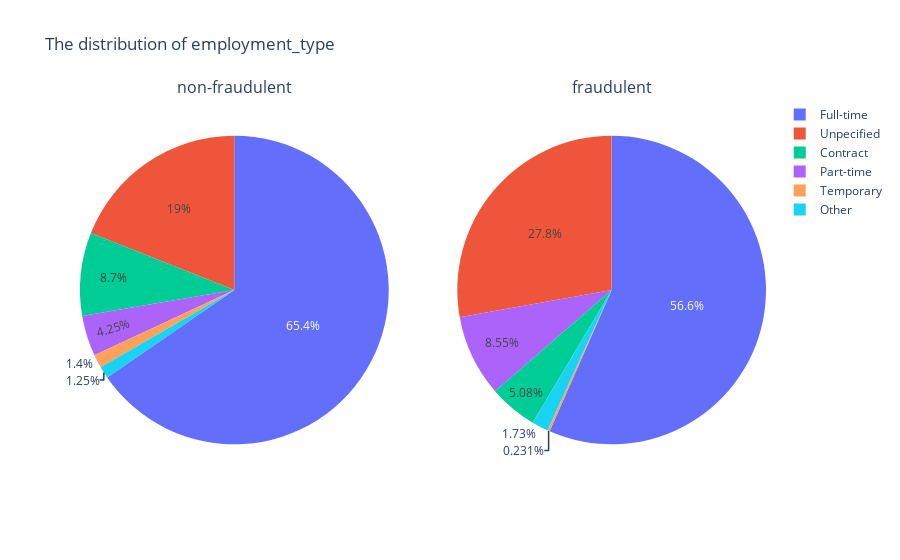

Source (notebook cell):
### Code cell
plot_cat_feature_distribution('employment_type')

### Figure 1 — Plotly figure (JSON) as saved in the notebook; plotly's stock layout.template omitted (floating-point values rounded to 4 significant figures)
{"data": [{"domain": {"x": [0, 0.45], "y": [0, 1]}, "labels": ["Full-time", "Unpecified", "Contract", "Part-time", "Temporary", "Other"], "type": "pie", "values": [11130, 3230, 1480, 723, 239, 212]}, {"domain": {"x": [0.55, 1], "y": [0, 1]}, "labels": ["Full-time", "Unpecified", "Part-time", "Contract", "Other", "Temporary"], "type": "pie", "values": [490, 241, 74, 44, 15, 2]}], "layout": {"annotations": [{"font": {"size": 16}, "showarrow": false, "text": "non-fraudulent", "x": 0.225, "xanchor": "center", "xref": "paper", "y": 1, "yanchor": "bottom", "yref": "paper"}, {"font": {"size": 16}, "showarrow": false, "text": "fraudulent", "x": 0.775, "xanchor": "center", "xref": "paper", "y": 1, "yanchor": "bottom", "yref": "paper"}], "title": {"text": "The distribution of employment_type"}}}
